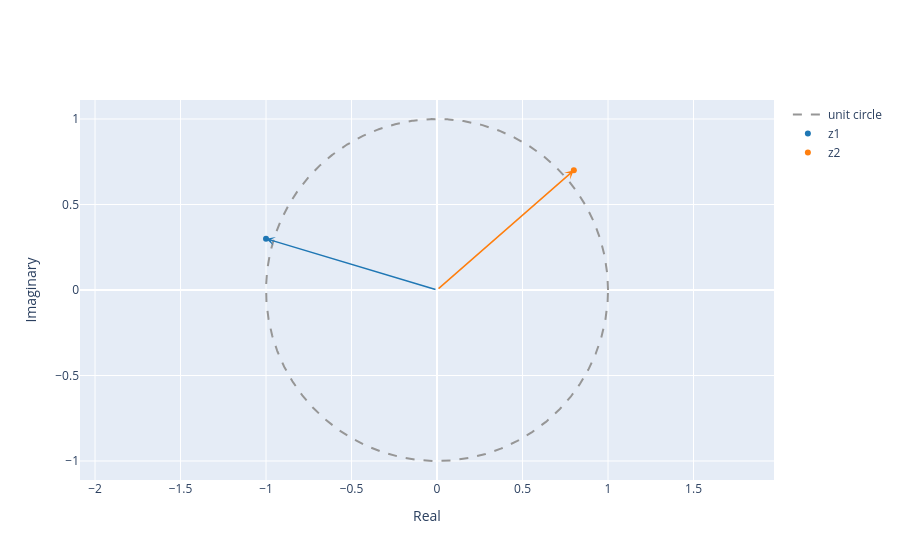

Notebook code cell kept with this figure:
### Markdown cell above
1.3: 
In the complex plane, when the phase changes by $\pi/2$, we rotate the number 90 degrees (equivalent to multipliing it with j). A change by $\pi$ rotates de numer 180 degrees, taking it to the oposite side (equivalent to multipling by -1).

### Code cell
z1 = -1 + 0.3j
z2 = 0.8 + 0.7j

plot_complex([z1, z2], name=['z1', 'z2'])

### Figure 1 — Plotly figure (JSON) as saved in the notebook; plotly's stock layout.template omitted (floating-point values rounded to 4 significant figures; data arrays with more than 128 entries replaced by an {"elided": "..."} marker saying what was removed)
{"data": [{"line": {"color": "rgb(150,150,150)", "dash": "dash", "shape": "linear"}, "mode": "lines", "name": "unit circle", "type": "scatter", "x": {"elided": "1000 float values"}, "y": {"elided": "1000 float values"}}, {"marker": {"color": "#1f77b4"}, "mode": "markers", "name": "z1", "type": "scatter", "x": [-1], "y": [0.3]}, {"marker": {"color": "#ff7f0e"}, "mode": "markers", "name": "z2", "type": "scatter", "x": [0.8], "y": [0.7]}], "layout": {"annotations": [{"arrowcolor": "#1f77b4", "arrowhead": 3, "arrowwidth": 1.5, "ax": 0, "axref": "x", "ay": 0, "ayref": "y", "showarrow": true, "text": "", "x": -1, "y": 0.3}, {"arrowcolor": "#ff7f0e", "arrowhead": 3, "arrowwidth": 1.5, "ax": 0, "axref": "x", "ay": 0, "ayref": "y", "showarrow": true, "text": "", "x": 0.8, "y": 0.7}], "xaxis": {"title": {"text": "Real"}}, "yaxis": {"scaleanchor": "x", "scaleratio": 1, "title": {"text": "Imaginary"}}}}
